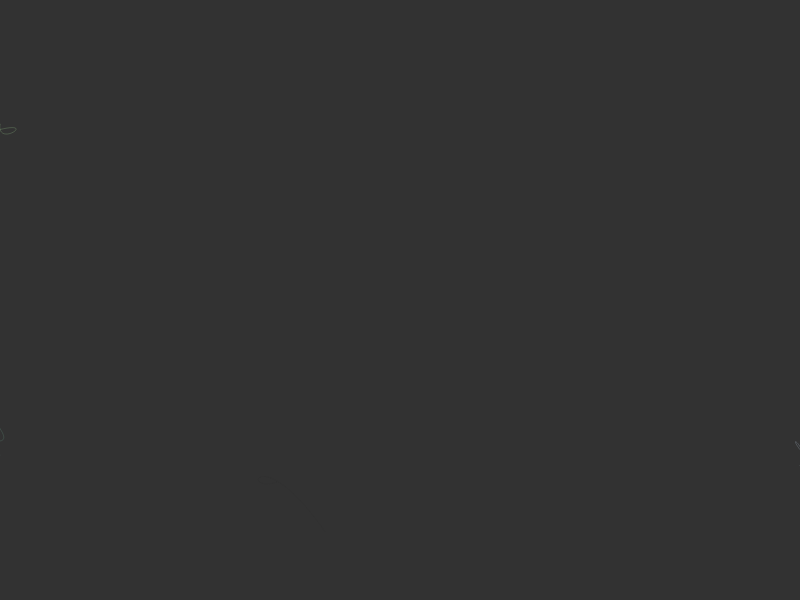
Frame 1 (no input)
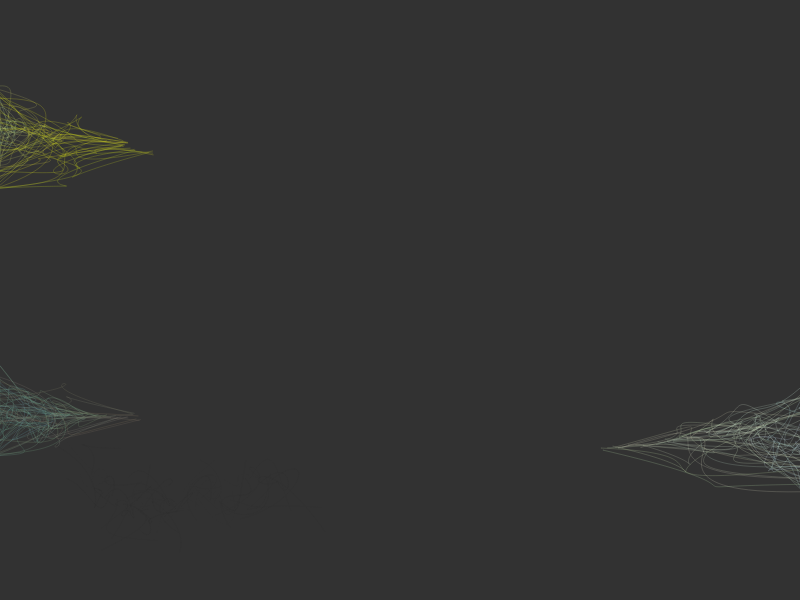
Frame 60 (no input)
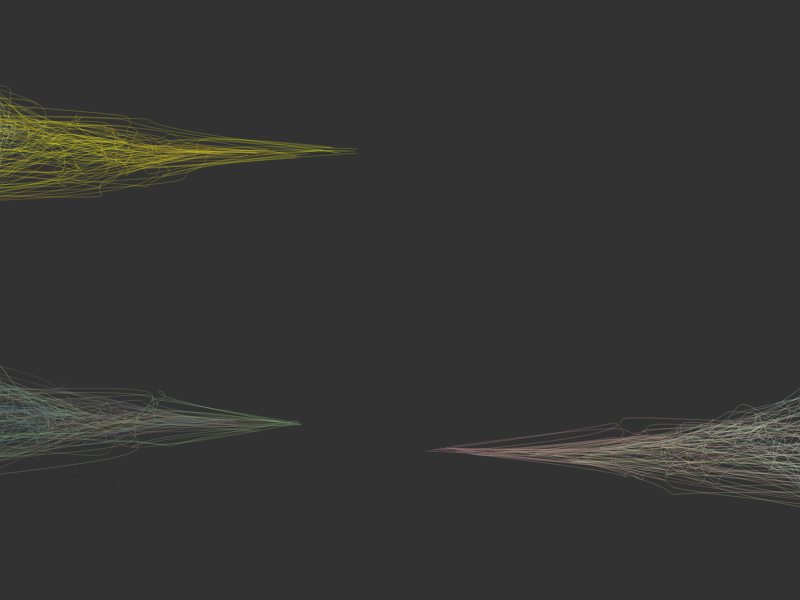
Frame 120 (the mouse pressed at the canvas centre since frame 60)

The p5.js sketch that drew these frames (run headless with seeded random() and noise() and a simulated clock; from frame 60 on, the mouse is pressed at the canvas centre):

// p5.js sketch
// ── sketch.js
//author: Natalie Black :)
var x, y;
var range = 50;
var baset = 180;
var crange = 10;
var BG = 50;
var ch;
var chalks = [];
var a;

function Antagonist(x,y) {
  
    this.x = x;
    this.y = y;
  
  this.move = function() {
    if(this.forward) {
      this.x = this.x + random(-2,8);
      if(this.x > width){
        this.forward = false;
        this.y = random(height);
      }
    } else {
      this.x = this.x + random(-8,2);
      if(this.x < 0){
        this.forward = true;
        this.y = random(height);
      }
    }
  }
  
  this.drawIt = function() {
    stroke(BG,BG,BG, varyTrans());
    bezier(this.x, this.y, rr(this.x), rr(this.y), rr(this.x), rr(this.y), rr(this.x), rr(this.y));
    this.move();
    this.y = this.y + random(-8,8);
  };
};

function Chalk(x,y,r,g,b,dir) {
  
    this.x = x;
    this.y = y;
    this.r = r;
    this.g = g;
    this.b = b;
    this.forward = dir;
  
  this.newColour = function() {
    this.r = newRGB(this.r);
    this.g = newRGB(this.g);
    this.b = newRGB(this.b);
    return color(this.r,this.g,this.b, varyTrans());
  };

  this.move = function() {
    if(this.forward) {
      this.x = this.x + random(-2,8);
      if(this.x > width){
        this.forward = false;
        this.y = random(height);
      }
    } else {
      this.x = this.x + random(-8,2);
      if(this.x < 0){
        this.forward = true;
        this.y = random(height);
      }
    }
  }
  
  this.drawIt = function() {
    stroke(this.newColour(), varyTrans());
    if(this.forward) {
    bezier(this.x, this.y, rr(0), rr(this.y), rr(this.x), rr(this.y), 0, rr(this.y));
    } else {
      bezier(this.x, this.y, rr(width), rr(this.y), rr(this.x), rr(this.y), width, rr(this.y));
    }
    this.move();
    this.y = this.y + random(-3,3);
  };
};

function setup() {
  createCanvas(displayWidth, displayHeight);
  noFill();
  strokeWeight(0.3);
  background(BG);
  chalks.push(new Chalk(0, random(height),116, 173, 150, true));
  chalks.push(new Chalk(0, random(height),184, 226, 151, true));
  chalks.push(new Chalk(width, random(height),190, 221, 244, false));
  a = new Antagonist(random(width), random(height));

};

function draw() {    
 for(var i = 0; i < chalks.length; i++){
   chalks[i].drawIt();
 }
 a.drawIt();

}



function varyTrans() {
  return baset + random(-10,10);
}

function newRGB(old){
  var n = old + random(-crange, crange);
  return min(240,max(n,30));
}

function rr(input){
  return input + random(-range, range);
}
